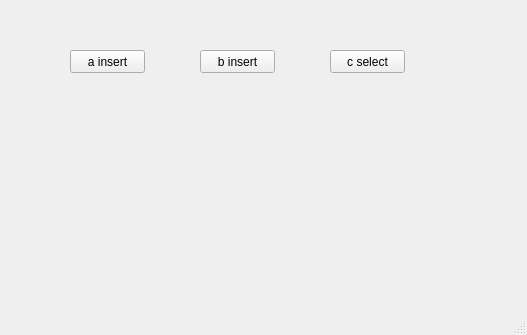
<?xml version="1.0" encoding="UTF-8"?>
<ui version="4.0">
 <class>MainWindow</class>
 <widget class="QMainWindow" name="MainWindow">
  <property name="geometry">
   <rect>
    <x>0</x>
    <y>0</y>
    <width>527</width>
    <height>335</height>
   </rect>
  </property>
  <property name="windowTitle">
   <string>MainWindow</string>
  </property>
  <widget class="QWidget" name="centralwidget">
   <widget class="QPushButton" name="btnA">
    <property name="geometry">
     <rect>
      <x>70</x>
      <y>50</y>
      <width>75</width>
      <height>23</height>
     </rect>
    </property>
    <property name="text">
     <string>a insert</string>
    </property>
   </widget>
   <widget class="QPushButton" name="btnB">
    <property name="geometry">
     <rect>
      <x>200</x>
      <y>50</y>
      <width>75</width>
      <height>23</height>
     </rect>
    </property>
    <property name="text">
     <string>b insert</string>
    </property>
   </widget>
   <widget class="QPushButton" name="btnC">
    <property name="geometry">
     <rect>
      <x>330</x>
      <y>50</y>
      <width>75</width>
      <height>23</height>
     </rect>
    </property>
    <property name="text">
     <string>c select</string>
    </property>
   </widget>
  </widget>
  <widget class="QMenuBar" name="menubar">
   <property name="geometry">
    <rect>
     <x>0</x>
     <y>0</y>
     <width>527</width>
     <height>23</height>
    </rect>
   </property>
  </widget>
  <widget class="QStatusBar" name="statusbar"/>
 </widget>
 <resources/>
 <connections/>
</ui>
